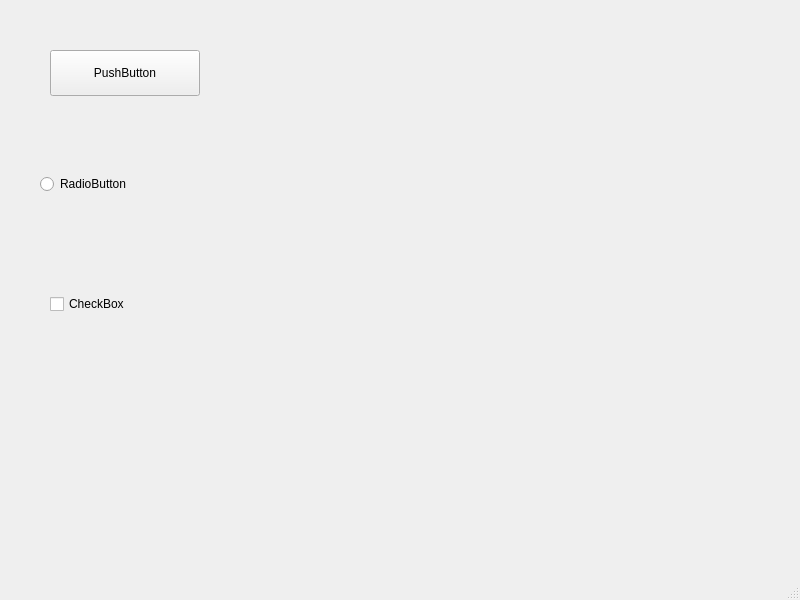
<?xml version="1.0" encoding="UTF-8"?>
<ui version="4.0">
 <class>MainWindow</class>
 <widget class="QMainWindow" name="MainWindow">
  <property name="geometry">
   <rect>
    <x>0</x>
    <y>0</y>
    <width>800</width>
    <height>600</height>
   </rect>
  </property>
  <property name="windowTitle">
   <string>MainWindow</string>
  </property>
  <widget class="QWidget" name="centralwidget">
   <widget class="QPushButton" name="pushButton">
    <property name="geometry">
     <rect>
      <x>50</x>
      <y>50</y>
      <width>150</width>
      <height>46</height>
     </rect>
    </property>
    <property name="text">
     <string>PushButton</string>
    </property>
   </widget>
   <widget class="QRadioButton" name="radioButton">
    <property name="geometry">
     <rect>
      <x>40</x>
      <y>170</y>
      <width>174</width>
      <height>28</height>
     </rect>
    </property>
    <property name="text">
     <string>RadioButton</string>
    </property>
   </widget>
   <widget class="QCheckBox" name="checkBox">
    <property name="geometry">
     <rect>
      <x>50</x>
      <y>290</y>
      <width>138</width>
      <height>28</height>
     </rect>
    </property>
    <property name="text">
     <string>CheckBox</string>
    </property>
   </widget>
  </widget>
  <widget class="QMenuBar" name="menubar">
   <property name="geometry">
    <rect>
     <x>0</x>
     <y>0</y>
     <width>800</width>
     <height>37</height>
    </rect>
   </property>
  </widget>
  <widget class="QStatusBar" name="statusbar"/>
 </widget>
 <resources/>
 <connections/>
</ui>
